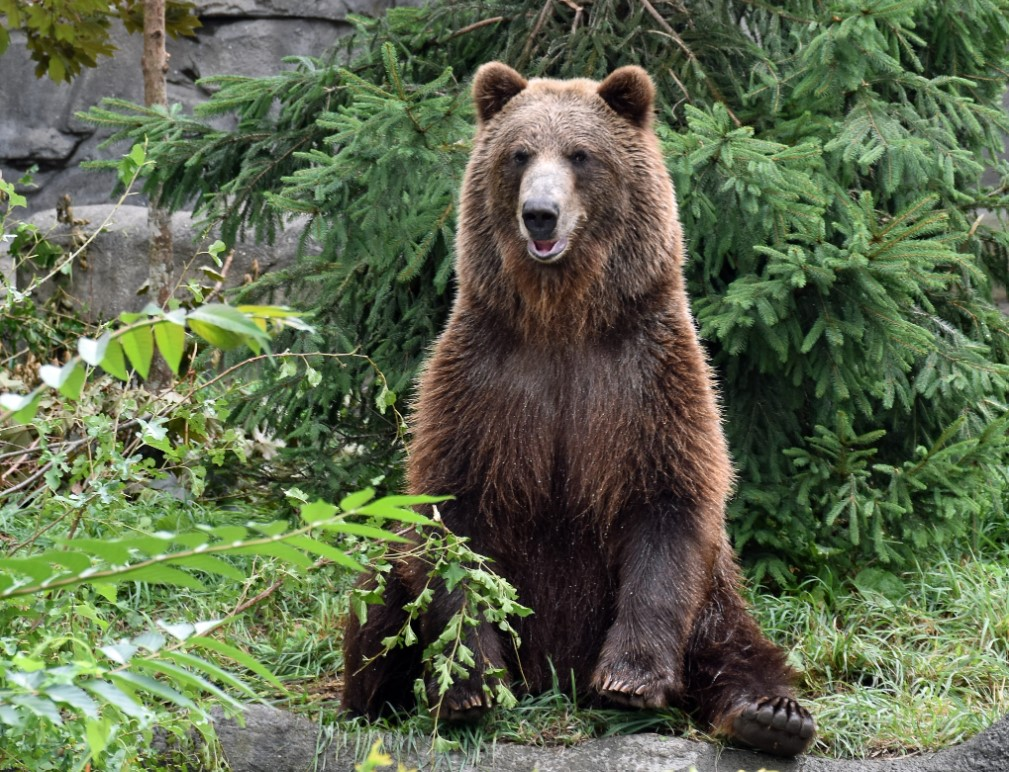
#> input picture labs/lab7pic.jpg, 1009 x 772 px
$ python lab7blur.py
#> lines starting #> are read from the running program, lines starting #| are printed output that depends on the picture
from PIL import Image
from PIL import ImageFilter

im = Image.open(r"lab7pic.jpg")
#> im is the input picture: PIL image 1009x772 RGB; mean R, G, B 93, 103.9, 76.2

im1 = im.filter(ImageFilter.BoxBlur(4))
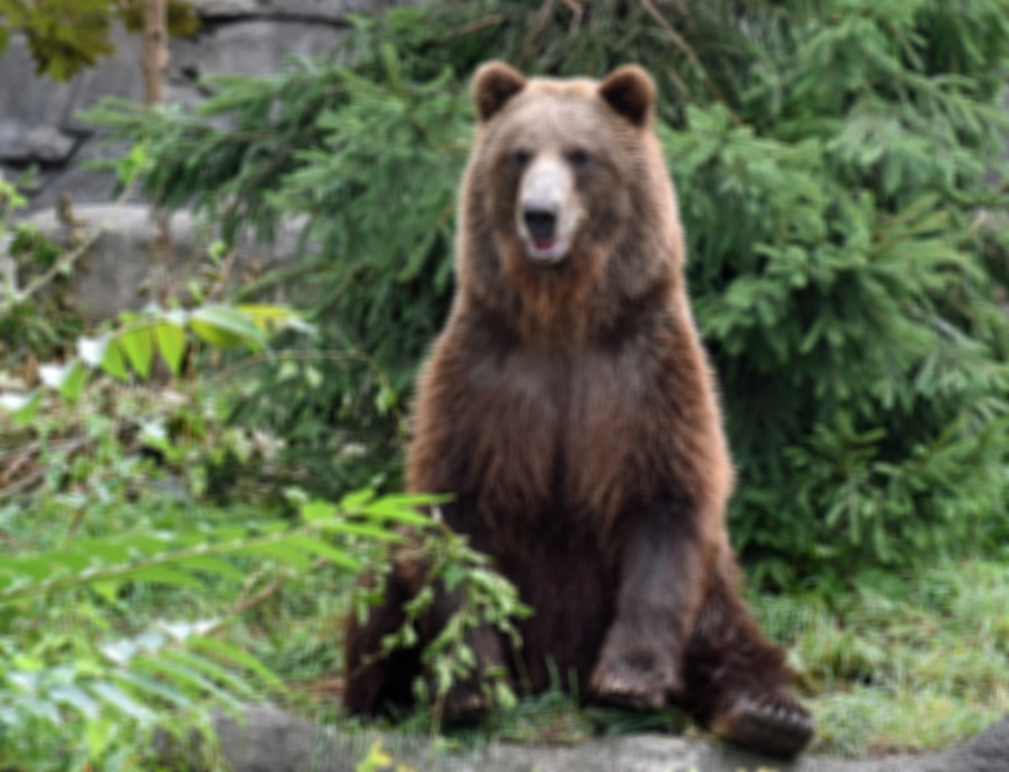
#> im1: PIL image 1009x772 RGB; mean R, G, B 93, 103.9, 76.2

im1.show()
